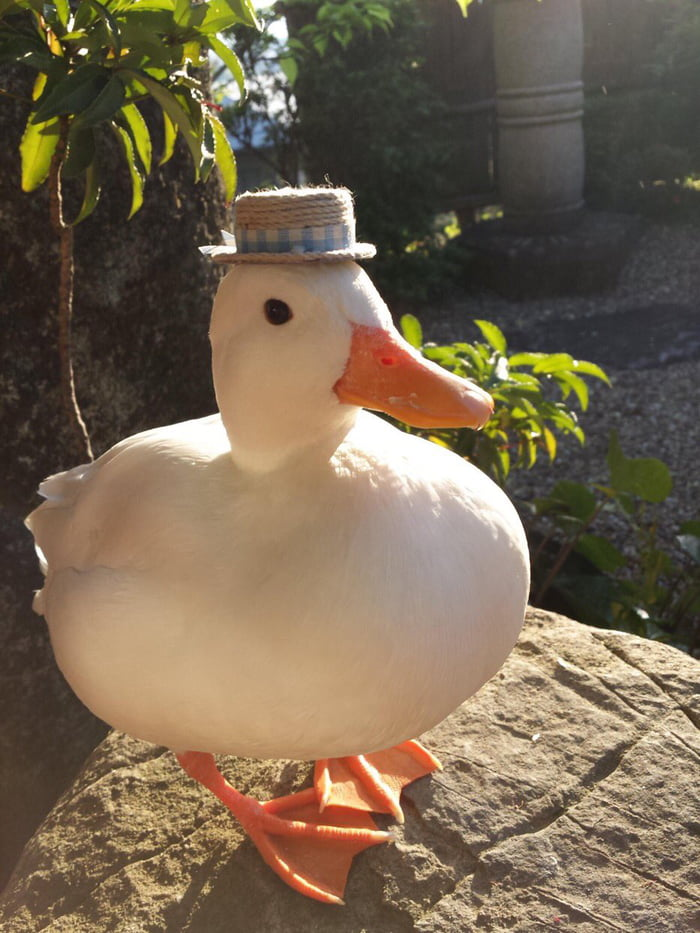
#> input picture machine_learning/openCV/photo/pato.jpg, 700 x 933 px
$ python test.py
#> lines starting #> are read from the running program, lines starting #| are printed output that depends on the picture; after the words box and inside, x2 and y2 are one past the last pixel; in counts of white or black regions, pixels touching at a corner belong together
import os
import cv2 as cv
import numpy as np

# SHOW PHOTO
img_path = 'photo/pato.jpg'

img = cv.imread(img_path)
#> img is the input picture: shape (933, 700, 3); mean B, G, R 81.1, 102.3, 118.5

if img is None:
    print("Error: Could not load image.")
else:
    cv.imshow('Jhonta', img)

    gray = cv.cvtColor(img, cv.COLOR_BGR2GRAY)
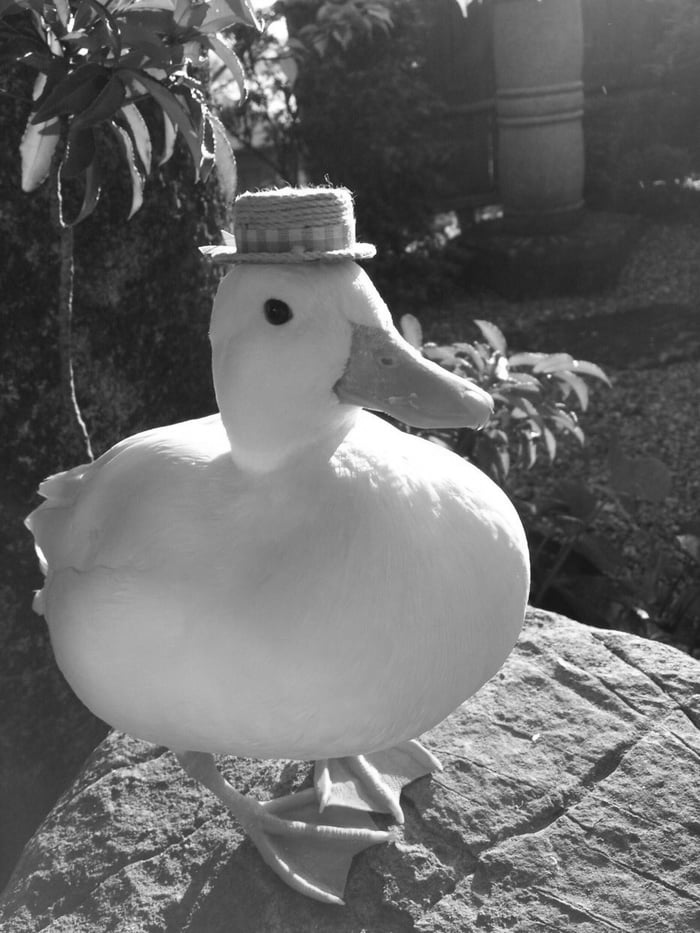
#> gray: shape (933, 700); min 12, max 255, mean 104.7

    threshold, thresh = cv.threshold(gray, 120, 255, cv.THRESH_BINARY )
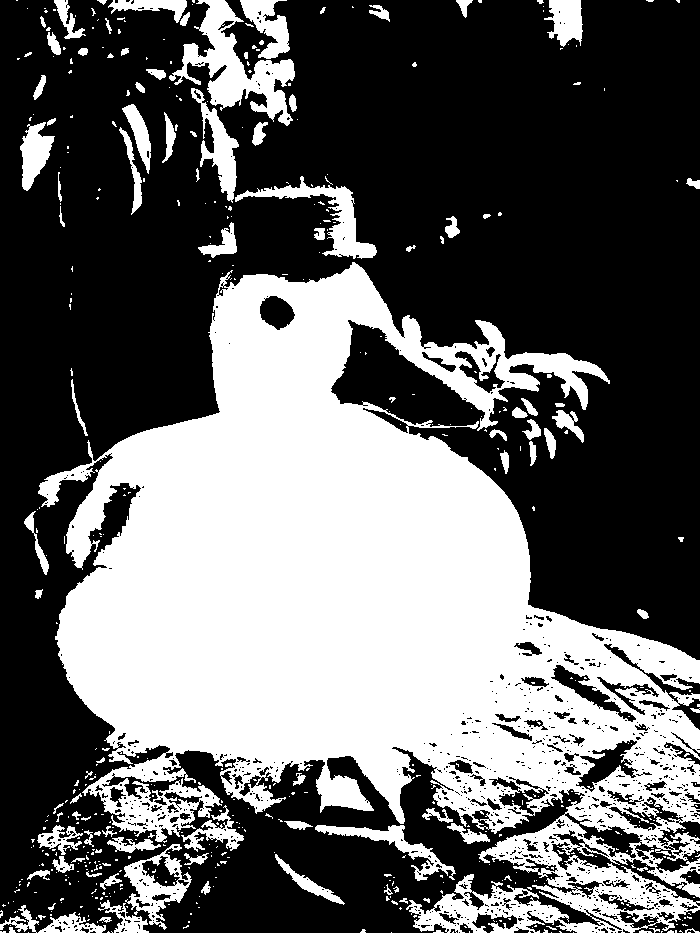
#> thresh: shape (933, 700); 39.4% white; 525 white regions (421 under 20 px), largest, box (x1, y1, x2, y2) and area: (38, 262, 700, 933) 223279, (169, 0, 295, 126) 5502, (235, 176, 377, 259) 2609
    cv.imshow('simple thresh', thresh)

    adaptThresh = cv.adaptiveThreshold(gray, 255, cv.ADAPTIVE_THRESH_MEAN_C, cv.THRESH_BINARY, 11, 5)
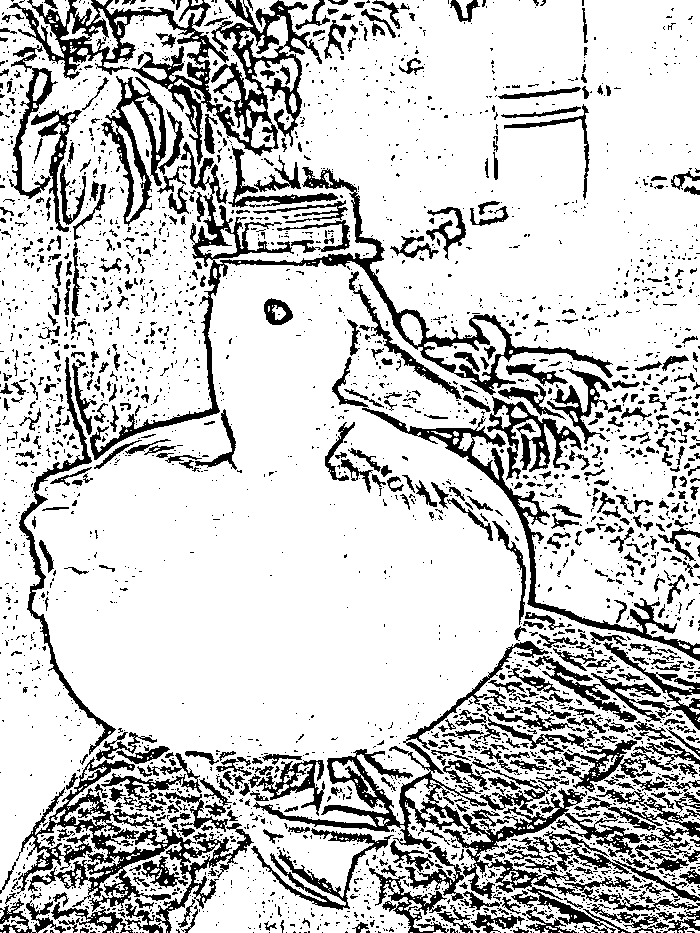
#> adaptThresh: shape (933, 700); 78.9% white; 3126 black regions (2538 under 20 px), largest, box (x1, y1, x2, y2) and area: (9, 0, 322, 165) 12013, (90, 142, 613, 460) 9601, (16, 757, 254, 933) 8482
    cv.imshow("adapt or die", adaptThresh)

    cv.waitKey(0)

$ run again, with machine_learning/openCV/photo/AATXAJwxEQ_-KlqQzyE4NySpaOkwweD2CFxffCcfDQs900-c-k-c0xffffffff-no-rj-mo.png saved as machine_learning/openCV/photo/pato.jpg
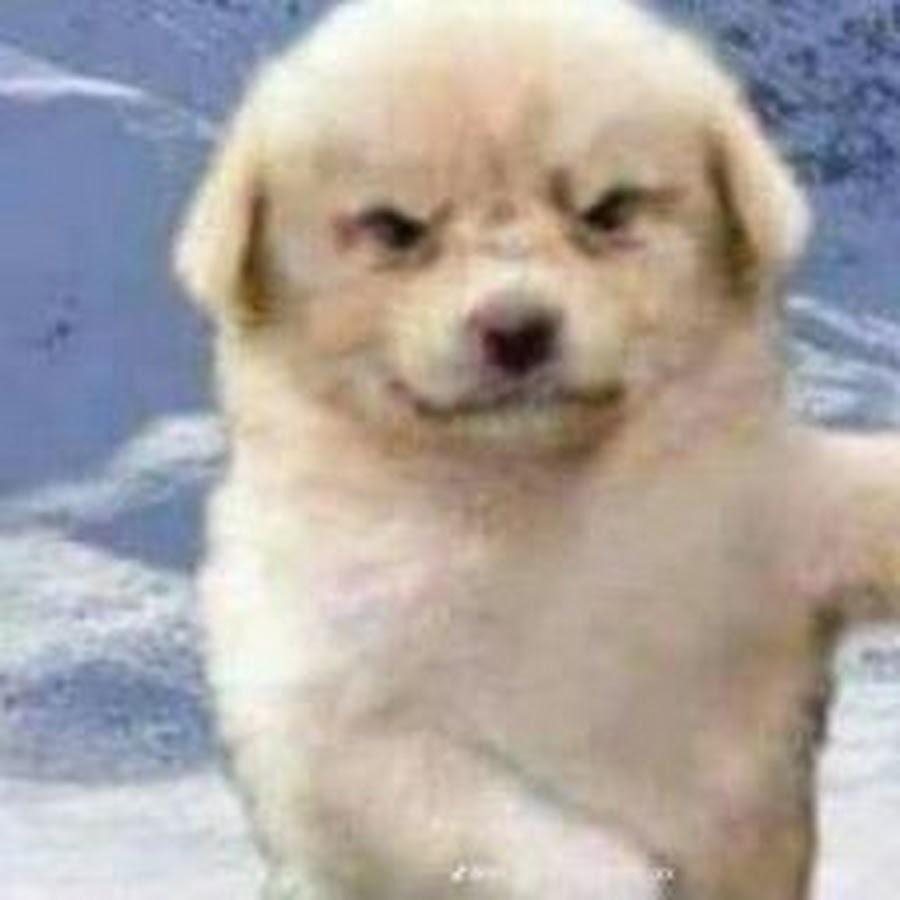
#> input picture machine_learning/openCV/photo/AATXAJwxEQ_-KlqQzyE4NySpaOkwweD2CFxffCcfDQs900-c-k-c0xffffffff-no-rj-mo.png, 900 x 900 px
#> img is the input picture: shape (900, 900, 3); mean B, G, R 162.9, 166.4, 173.3
#> `threshold, thresh = cv.threshold(gray, 120, 255, cv.THRESH_BINARY )`:
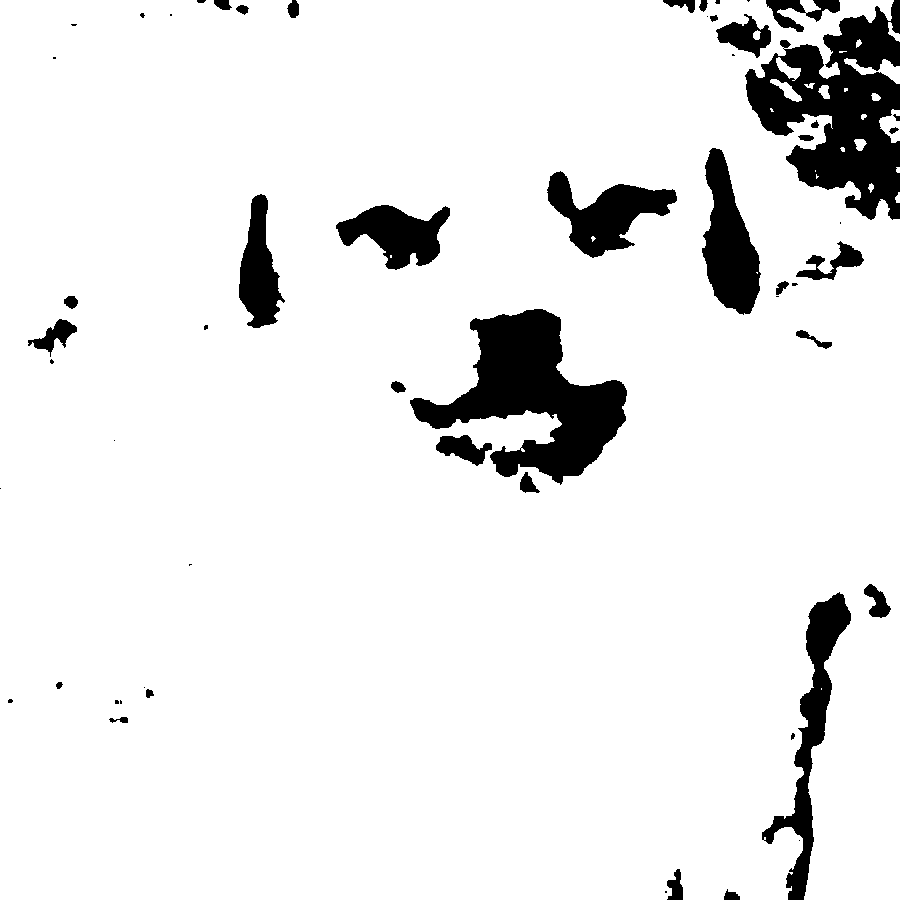
#> thresh: shape (900, 900); 91.7% white; 57 black regions (22 under 20 px), largest, box (x1, y1, x2, y2) and area: (745, 0, 900, 220) 17622, (410, 309, 627, 485) 16821, (762, 592, 851, 900) 6463
#> `adaptThresh = cv.adaptiveThreshold(gray, 255, cv.ADAPTIVE_THRESH_MEAN_..`:
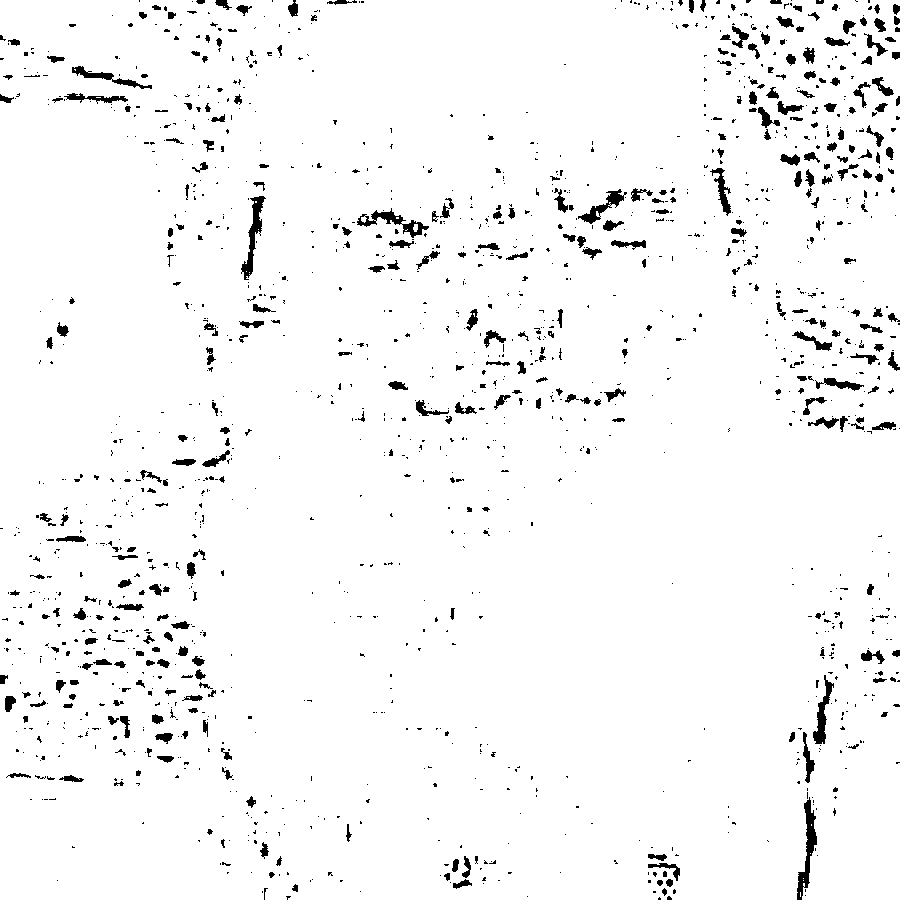
#> adaptThresh: shape (900, 900); 96.4% white; 1538 black regions (1188 under 20 px), largest, box (x1, y1, x2, y2) and area: (797, 797, 817, 900) 741, (241, 196, 266, 280) 644, (357, 208, 429, 238) 579
